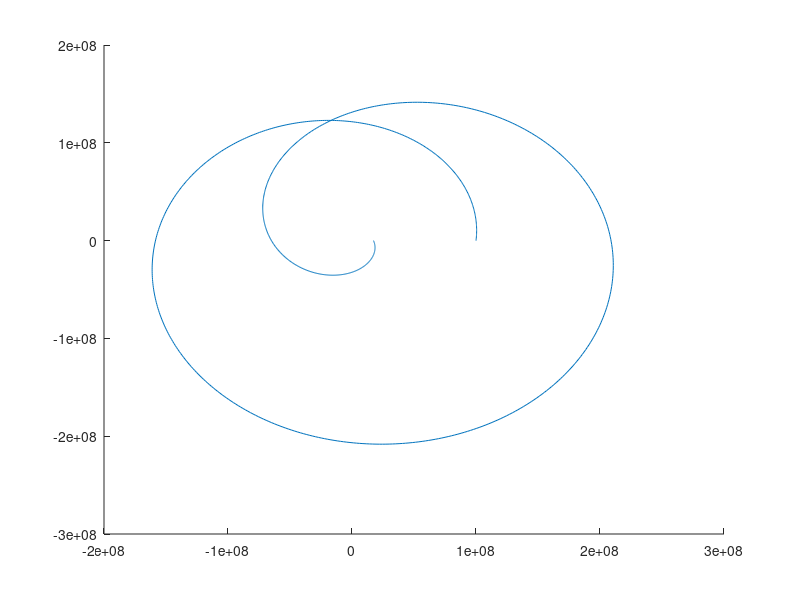

The MATLAB source for this figure:
t = linspace(0, 100, 1000);

N = 2;
% phi = 0;
% 
theta_0 = 0;
theta_tilde = 0;

%The total transfer angle is represented by:
theta_f = 2*pi * N + theta_tilde;
theta = linspace(theta_0, theta_f, 1000);

r1 = 100 * 10^6;
r2 = 150 * 10^6;

% The radius of the orbit can be represented as:
% r(theta) 1/(a + b*theta + c*theta^2 + d*theta^3 + e*theta^4 + f*theta^5)

%theta = theta_0 = 0 yields:
%r1 = 1/a

%theta = theta_f yields:
%r2 = 1/(a + b*theta_f + c*theta_f^2 + d*theta_f^3 + e*theta_f^4 + f*theta_f^5);

% The time derivative of the radius equation yields
% r_dot = -r.^2 * (b + 2*c*theta + 3*d*theta^2 + 4*e*theta^3 + 5*f*theta^4)*theta_dot
% From this we can get the flight-path angle gamma may be found
% tan(gamma) = r_dot / (r * theta_dot) = -r * (b + 2*c*theta + 3*d*theta^2 + 4*e*theta^3 + 5*f*theta^4)


%The first and final flight path angles gamma1 and gamma2 can be solved from this equation:
%tan(gamma1) = -r1 * b
%tan(gamma2) = -r2 * (b + 2*c*theta + 3*d*theta^2 + 4*e*theta^3 + 5*f*theta^4)

%Additionally the polynomial must satisfy


a = 1/r1;
b = -1e-9;
c = -1e-10;
d = 1e-11;
e = 1e-12;
f = 1e-13;

%r2 = 1/(a + b*theta_f + c*theta_f^2 + d*theta_f^3 + e*theta_f^4 + f*theta_f^5);


x = cos(theta) ./ (a + b*theta + c*theta.^2 + d*theta.^3 + e*theta.^4 + f*theta.^5);
y = sin(theta) ./ (a + b*theta + c*theta.^2 + d*theta.^3 + e*theta.^4 + f*theta.^5);
r = 1 ./ (a + b*theta + c*theta.^2 + d*theta.^3 + e*theta.^4 + f*theta.^5);

figure;
hold on;

plot(x, y);

%plot(cos(theta))

%plot(r)
